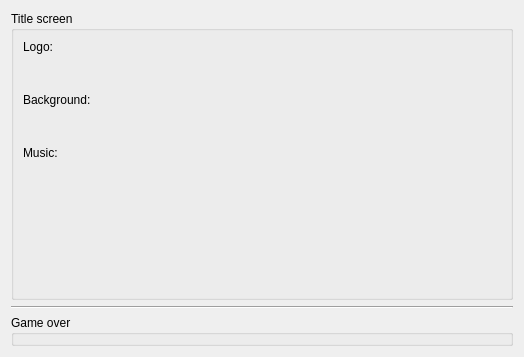
       <widget class="QWidget" name="tab_5">
        <attribute name="title">
         <string>Title screen / Game over</string>
        </attribute>
        <layout class="QGridLayout" name="gridLayout_28">
         <item row="0" column="0">
          <layout class="QVBoxLayout" name="verticalLayout_23" stretch="1,0,1">
           <item>
            <widget class="QGroupBox" name="groupBox_20">
             <property name="title">
              <string>Title screen</string>
             </property>
             <layout class="QGridLayout" name="gridLayout_35">
              <item row="0" column="0">
               <layout class="QHBoxLayout" name="horizontalLayout_8" stretch="0,1">
                <item>
                 <layout class="QVBoxLayout" name="verticalLayout_24" stretch="0,0,0,0,0,0,1">
                  <item>
                   <widget class="QLabel" name="label_17">
                    <property name="text">
                     <string>Logo:</string>
                    </property>
                   </widget>
                  </item>
                  <item>
                   <widget class="WidgetPicture" name="widgetPictureTitleLogo" native="true">
                    <property name="minimumSize">
                     <size>
                      <width>200</width>
                      <height>27</height>
                     </size>
                    </property>
                    <property name="maximumSize">
                     <size>
                      <width>200</width>
                      <height>27</height>
                     </size>
                    </property>
                   </widget>
                  </item>
                  <item>
                   <widget class="QLabel" name="label_16">
                    <property name="text">
                     <string>Background:</string>
                    </property>
                   </widget>
                  </item>
                  <item>
                   <widget class="WidgetPicture" name="widgetPictureTitleBackground" native="true">
                    <property name="minimumSize">
                     <size>
                      <width>200</width>
                      <height>27</height>
                     </size>
                    </property>
                    <property name="maximumSize">
                     <size>
                      <width>200</width>
                      <height>27</height>
                     </size>
                    </property>
                   </widget>
                  </item>
                  <item>
                   <widget class="QLabel" name="label_22">
                    <property name="text">
                     <string>Music:</string>
                    </property>
                   </widget>
                  </item>
                  <item>
                   <widget class="WidgetSong" name="widgetChooseMusicTitle" native="true">
                    <property name="minimumSize">
                     <size>
                      <width>200</width>
                      <height>27</height>
                     </size>
                    </property>
                    <property name="maximumSize">
                     <size>
                      <width>200</width>
                      <height>27</height>
                     </size>
                    </property>
                   </widget>
                  </item>
                  <item>
                   <spacer name="verticalSpacer_3">
                    <property name="orientation">
                     <enum>Qt::Vertical</enum>
                    </property>
                    <property name="sizeHint" stdset="0">
                     <size>
                      <width>188</width>
                      <height>40</height>
                     </size>
                    </property>
                   </spacer>
                  </item>
                 </layout>
                </item>
                <item>
                 <spacer name="horizontalSpacer_3">
                  <property name="orientation">
                   <enum>Qt::Horizontal</enum>
                  </property>
                  <property name="sizeHint" stdset="0">
                   <size>
                    <width>278</width>
                    <height>248</height>
                   </size>
                  </property>
                 </spacer>
                </item>
               </layout>
              </item>
             </layout>
            </widget>
           </item>
           <item>
            <widget class="Line" name="line_2">
             <property name="orientation">
              <enum>Qt::Horizontal</enum>
             </property>
            </widget>
           </item>
           <item>
            <widget class="QGroupBox" name="groupBox_21">
             <property name="title">
              <string>Game over</string>
             </property>
            </widget>
           </item>
          </layout>
         </item>
        </layout>
       </widget>
